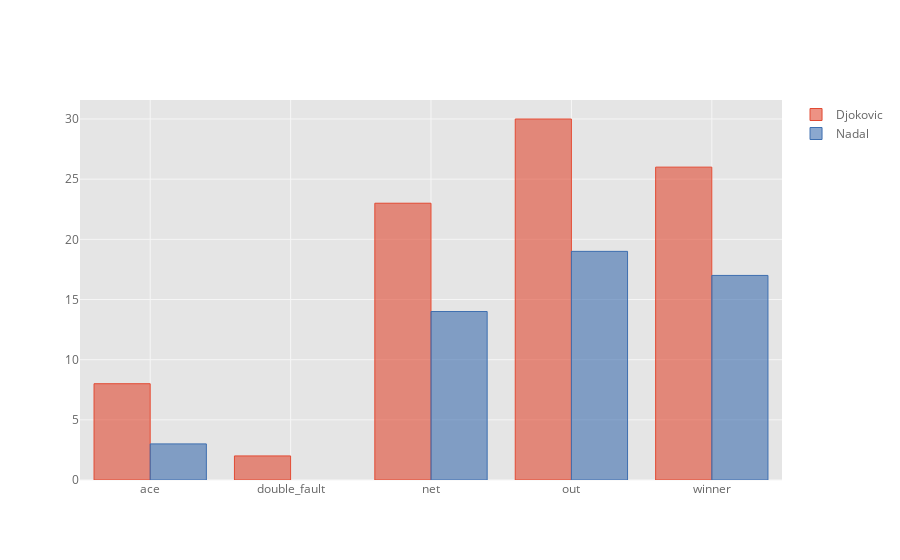

Source (notebook cell):
### Markdown cell above
## Points won by result
Each rally contains an encoding of the reason why a rally ended and the winner of the rally. The events `double_fault`, `net`, and `out` refer to a fault by the opponent of the winning player.

### Code cell
points.groupby('reason')['winner'].value_counts().unstack().iplot(kind='bar')

### Figure 1 — Plotly figure (JSON) as saved in the notebook; plotly's stock layout.template omitted (floating-point values rounded to 4 significant figures)
{"data": [{"marker": {"color": "rgba(226, 74, 51, 0.6)", "line": {"color": "rgba(226, 74, 51, 1.0)", "width": 1}}, "name": "Djokovic", "orientation": "v", "text": "", "type": "bar", "uid": "38b9c534-eed0-4109-ae2f-1afb6956071c", "x": ["ace", "double_fault", "net", "out", "winner"], "y": [8, 2, 23, 30, 26]}, {"marker": {"color": "rgba(62, 111, 176, 0.6)", "line": {"color": "rgba(62, 111, 176, 1.0)", "width": 1}}, "name": "Nadal", "orientation": "v", "text": "", "type": "bar", "uid": "93276040-11bf-442e-a8e9-0e346a75af2d", "x": ["ace", "double_fault", "net", "out", "winner"], "y": [3, "", 14, 19, 17]}], "layout": {"legend": {"bgcolor": "#FFFFFF", "font": {"color": "#666666"}}, "paper_bgcolor": "#FFFFFF", "plot_bgcolor": "#E5E5E5", "title": {"font": {"color": "#151516"}}, "xaxis": {"gridcolor": "#F6F6F6", "showgrid": true, "tickfont": {"color": "#666666"}, "title": {"font": {"color": "#666666"}, "text": ""}, "zerolinecolor": "#F6F6F6"}, "yaxis": {"gridcolor": "#F6F6F6", "showgrid": true, "tickfont": {"color": "#666666"}, "title": {"font": {"color": "#666666"}, "text": ""}, "zerolinecolor": "#F6F6F6"}}}
